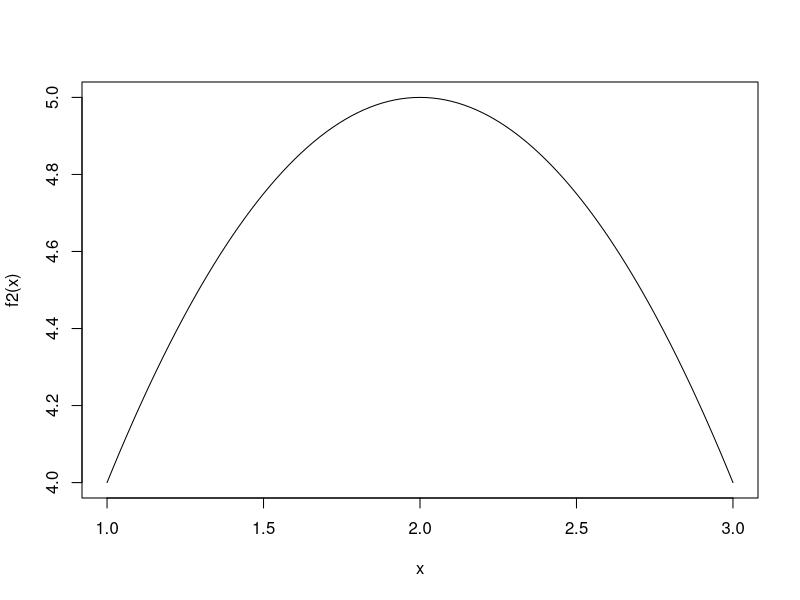
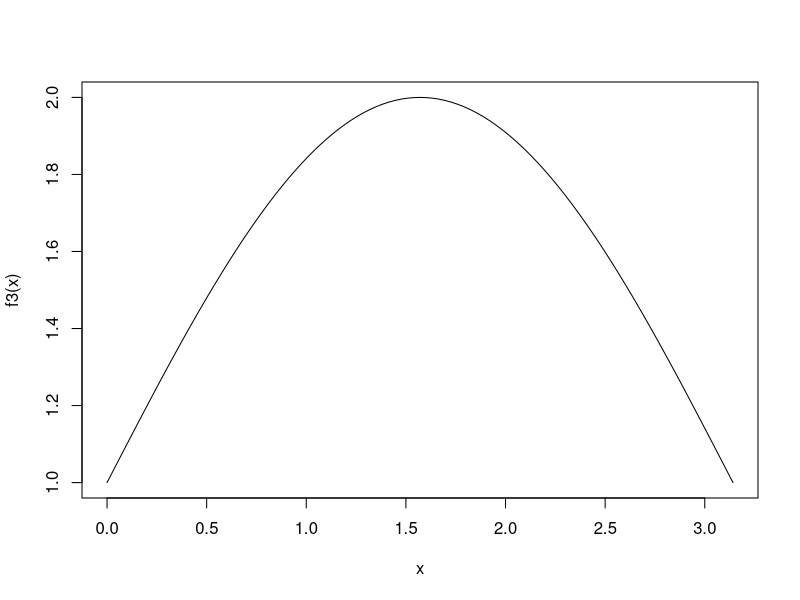
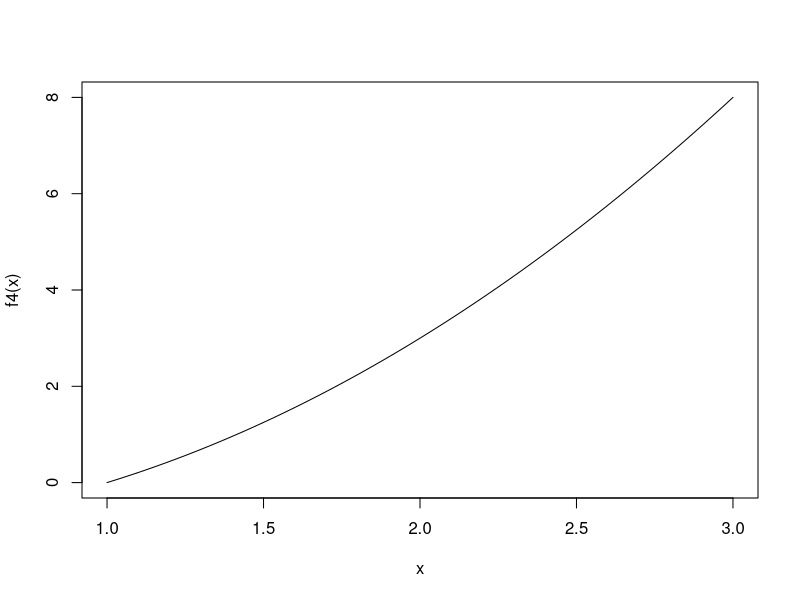

Recreate these plots in R, in order.
#tim max bang phuong phap chia doi (toi uu code )
bisctmax  <- function(f, a, b, tol = 1e-6, m = 100){
  iter <- 0 
  a.star <- a + 0.5*(b - a)
  b.star <- a + 0.75*(b - a)
  while (abs(b - a) > tol){
    iter <- iter + 1
    if (iter > m){
      warning("Iteration maximum exceeded")
      break
    }
    if (f(a.star) > f(b.star)){
      b <- b.star
    }else{
      a <- a.star
    }
    a.star <- a + 0.5 * abs(b -a)
    b.star <- a + 0.75 * abs(b- a)
  }
  print(iter)
  return((a+b)/2)
}

#tinh toan
f2 <- function(x){-x^2+4*x+1}
curve(f2,1, 3)
bisctmax(f2,1, 3,tol = 1e-9)

f3 <- function(x){sin(x) + 1}
curve(f3,0, pi)
bisctmax(f3, 1, 3,tol = 1e-9)

f4 <- function(x) {x^2-1}
curve(f4,1,3)
bisctmax(f4, 1, 3, tol = 1e-09)
